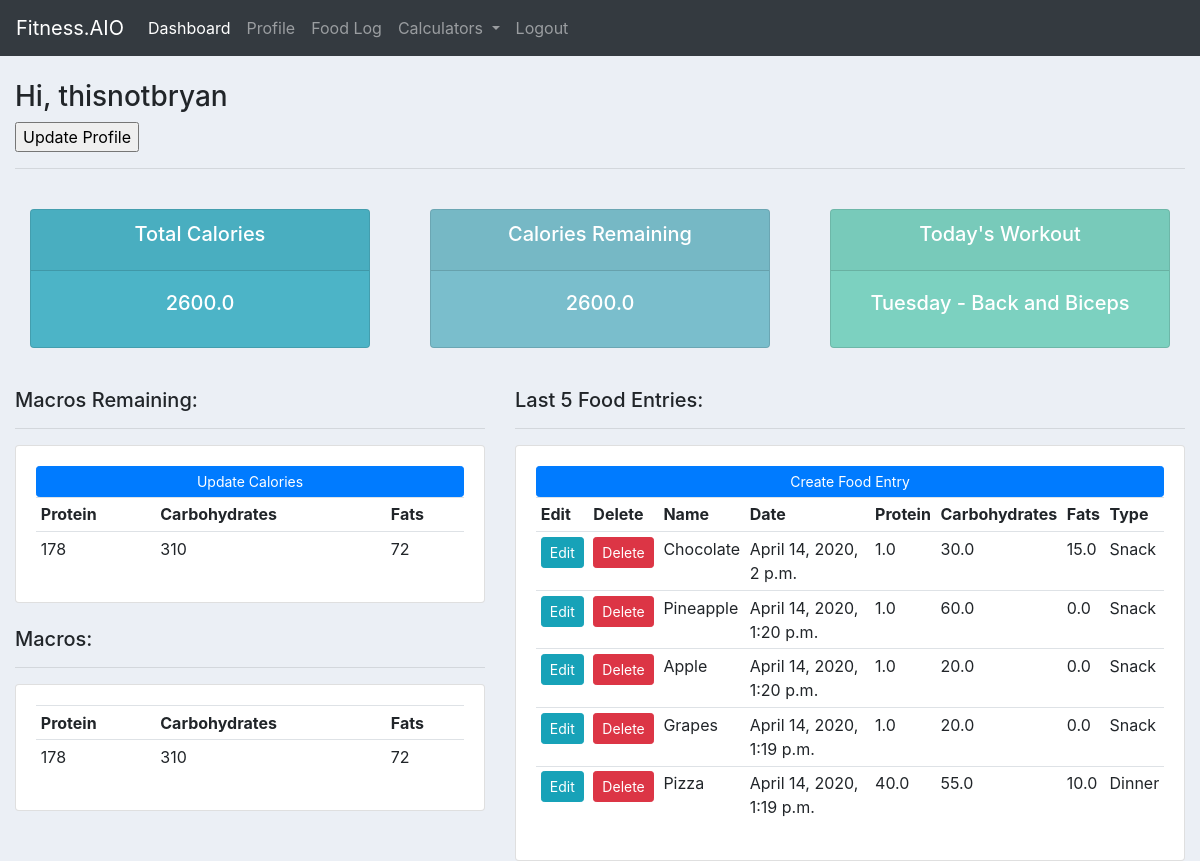
Before: / (signed in) with the older database file.
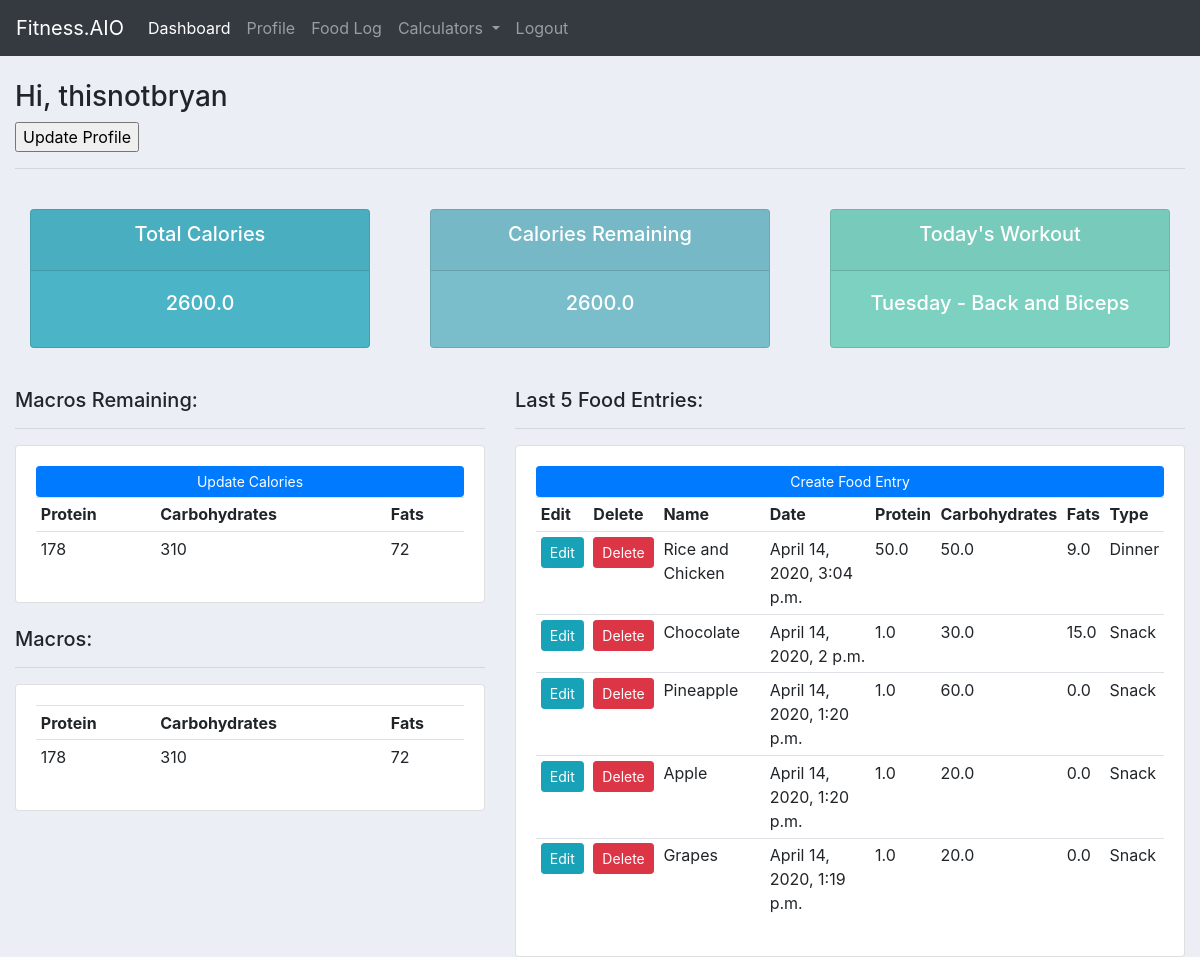
After: the same page with the newer database file.
### registration/models.py (models this page shows, shortened)
class Profile(models.Model):
    user = models.OneToOneField(User, on_delete=models.CASCADE, related_name ='profile')
    gender_choice = [
        ('Male', 'Male'),
        ('Female', 'Female')
    ]
    inches = models.IntegerField(default=0)
    feet = models.IntegerField(default=0)
    weight = models.DecimalField(max_digits=1000,decimal_places=1, default=0)
    calories = models.DecimalField(decimal_places=1, max_digits=10000, default=0)
    gender = models.CharField(max_length= 200, choices= gender_choice, default= 'Male')

### foodEntry/models.py (models this page shows, shortened)
class FoodItem(models.Model):
    TIME_EATEN = [
        ('Breakfast','Breakfast'),
        ('Lunch', 'Lunch'),
        ('Dinner', 'Dinner'),
        ('Snack','Snack')
    ]
    user = models.ForeignKey(User, null=True, on_delete=models.CASCADE)
    name = models.CharField(max_length = 200)
    date_added = models.DateTimeField(auto_now_add=True)
    calories = models.DecimalField(max_digits=10000, decimal_places=1)
    protein = models.DecimalField(max_digits=10000, decimal_places=1)
    fat = models.DecimalField(max_digits=10000, decimal_places=1)
    carbohydrates = models.DecimalField(max_digits=10000, decimal_places=1)
    time = models.CharField(max_length = 200, choices = TIME_EATEN, null = True)

### registration/views.py (the view)
# urls.py: 2. Add a URL to urlpatterns:  path('', views.home, name='home')
def home(request):
    if not request.user.is_authenticated:
        return render(request, 'home.html', {})
    else:
        profile = request.user.profile
        macros = dict()
        macros = macroCalc(float(profile.weight),'average',float(profile.calories))
        last_5Food = FoodItem.objects.filter(user=profile.user).order_by('-date_added')[:5]
        queryset = FoodItem.objects.filter(
            date_added__date=timezone.now().date())
        calsFromFood = calcRemainCalories(queryset, profile.calories,macros['protein'], macros['fat'], macros['carbs'])
        print(calsFromFood)
        context = {
            "userProfile" : profile,
            "carbs" : macros['carbs'],
            "fats" : macros['fat'],
            "protein" : macros['protein'],
            "last5Food" : last_5Food,
            "caloriesRemain" : calsFromFood['calsRemain'],
            "proteinRemain" : calsFromFood['proteinRemain'],
            "fatRemain" : calsFromFood['fatRemain'],
            "carbsRemain" : calsFromFood['carbsRemain']
        }
        return render(request, 'home.html', context)

### calculator/calcFuncs.py (called while the page is built)
def macroCalc(weight,choice,calories):
    macros = dict()
    if choice == 'seditary':
        bodyFat = .20
        proteinFactor = 1.3
    elif choice == 'average':
        bodyFat = .15
        proteinFactor = 1.4
    else:
        bodyFat = .12
        proteinFactor = 1.5
    lean_mass = 1 - bodyFat
    lean_body_mass = weight * lean_mass
    protein_macros = round(lean_body_mass * proteinFactor)
    fat_macros = round((calories * 0.25)/9)
    cur_calories = (protein_macros * 4) + (fat_macros * 9)
    carb_calories = calories - cur_calories
    carb_macros = round(carb_calories/4)
    macros['protein'] = protein_macros
    macros['fat'] = fat_macros
    macros['carbs'] = carb_macros
    return macros

def calcRemainCalories(foodlist, calories,protein,fat,carbs):
    value = 0
    proteinRemain = 0
    fatRemain = 0
    carbsRemain = 0
    for item in foodlist:
        value += item.calories
        proteinRemain += item.protein
        fatRemain += item.fat
        carbsRemain += item.carbohydrates
        print(item.protein, " ", item.fat, " ", item.carbohydrates)
    proteinRemain = protein - proteinRemain
    fatRemain = fat - fatRemain
    carbsRemain = carbs - carbsRemain
    value = calories - value
    calsDict = dict()
    calsDict['proteinRemain'] = proteinRemain
    calsDict['fatRemain'] = fatRemain
    calsDict['carbsRemain'] = carbsRemain
    calsDict['calsRemain'] = value
    return calsDict

### templates/home.html
{% extends 'base.html' %}
{% block content %}
<br>
{% if user.is_authenticated %}
<h3>Hi, {{user.username}}</h3>
<form action="{% url 'registration:update-calories' %} "><input type="submit" value="Update Profile"></form>
{% else %}
<h3>You are not logged in.</h3>
{% endif %}
<hr>
{% include 'status.html' %}
<br>
<div class="row">
    <div class="col-md-5">
        <h5>Macros Remaining:</h5>
        <hr>
        <div class="card card-body">
            <a class="btn btn-primary  btn-sm btn-block" href="{% url 'registration:update-calories' %}">Update Calories</a>
            <table class="table table-sm">
                <tr>
                    <th>Protein</th>
                    <th>Carbohydrates</th>
                    <th>Fats</th>
                </tr>
                {% if user.is_authenticated %}
                <tr>
                    <td>{{proteinRemain}}</td>
                    <td>{{carbsRemain}}</td>
                    <td>{{fatRemain}}</td>
                </tr>
                {% endif %}
            </table>
        </div>
        <br>
        <h5>Macros:</h5>
        <hr>
        <div class="card card-body">
            <table class="table table-sm">
                <tr>
                    <th>Protein</th>
                    <th>Carbohydrates</th>
                    <th>Fats</th>
                </tr>
                {% if user.is_authenticated %}
                <tr>
                    <td>{{protein}}</td>
                    <td>{{carbs}}</td>
                    <td>{{fats}}</td>
                </tr>
                {% endif %}
            </table>
        </div>
    </div>
    <div class="col-md-7">
        <h5>Last 5 Food Entries:</h5>
        <hr>
        <div class="card card-body">
            <a class="btn btn-primary  btn-sm btn-block" href="http://127.0.0.1:8000/foodEntry/create/">Create Food Entry</a>
            <table class="table table-sm">
                <tr>
                    <th>Edit</th>
                    <th>Delete</th>
                    <th>Name</th>
                    <th>Date</th>
                    <th>Protein</th>
                    <th>Carbohydrates</th>
                    <th>Fats</th>
                    <th>Type</th>
                </tr>
                {% if user.is_authenticated %}
                {% for foodItems in last5Food  %}
                <tr>
                    <td><a class= "btn btn-sm btn-info" href=" {% url 'update-food' foodItems.id%} ">Edit</a></td>
                    <td><a class= "btn btn-sm btn-danger" href="">Delete</a></td>
                    <td>{{foodItems.name}}</td>
                    <td>{{foodItems.date_added}}</td>
                    <td>{{foodItems.protein}}</td>
                    <td>{{foodItems.carbohydrates}}</td>
                    <td>{{foodItems.fat}}</td>
                    <td>{{foodItems.time}}</td>
                </tr>
                {% endfor %}
                {% endif %}
            </table>
        </div>
    </div>
</div>
{% endblock %}

### templates/base.html (shortened to what this page needs)
{% load static %}
<!DOCTYPE html>
<html lang="en">
<head>
    <link rel="stylesheet" href="https://stackpath.bootstrapcdn.com/bootstrap/4.3.1/css/bootstrap.min.css"
>
    <link rel="stylesheet" href="{% static 'css/main.css' %}" type="text/css">
</head>
<body>
    {% include 'navbar.html'%}
    <div class="container-fluid">
        {% block content %}
        {% endblock %}
    </div>
</body>
</html>

### templates/navbar.html (shortened to what this page needs)
<nav class="navbar navbar-expand-lg navbar-dark bg-dark">
    <a class="navbar-brand" href="{% url 'homeView' %}">Fitness.AIO</a>
    <div class="collapse navbar-collapse" id="navbarNavDropdown">
        <ul class="navbar-nav">
            <li class="nav-item active">
                <a class="nav-link" href="{% url 'homeView' %}">Dashboard <span class="sr-only">(current)</span></a>
            </li>
            <li class="nav-item">
                <a class="nav-link" href="{% url 'profile-page' %}">Profile</a>
            </li>
            <li class="nav-item">
                <a class="nav-link" href="#">Food Log</a>
            </li>
            <li class="nav-item dropdown">
                <a class="nav-link dropdown-toggle" href="#" id="navbarDropdownMenuLink" data-toggle="dropdown"
                    aria-haspopup="true" aria-expanded="false">
                    Calculators
                </a>
            </li>
            {% if user.is_authenticated %}
                <li class="nav-item">
                    <a class="nav-link" href="{% url 'registration:logout' %}">Logout</a>
                </li>
            {% else %}
            <li class="nav-item">
                <a class="nav-link" href="{% url 'login' %}">Login</a>
            </li>
            {% endif %}
        </ul>
    </div>
</nav>

### templates/status.html (shortened to what this page needs)
<br>
<div class="row">
    <div class="col">
        <div class="col-md">
            <div class="card text-center text-white  mb-3" id="total-orders">
                <div class="card-header">
                    <h5 class="card-title">Total Calories</h5>
                </div>
                <div class="card-body">
                    <h5>{{user.profile.calories}}</h5>
                </div>
            </div>
        </div>
    </div>
    <div class="col">
        <div class="col-md">
            <div class="card text-center text-white  mb-3" id="orders-delivered">
                <div class="card-header">
                    <h5 class="card-title">Calories Remaining</h5>
                </div>
                <div class="card-body">
                    <h5>{{caloriesRemain}} </h5>
                </div>
            </div>
        </div>
    </div>
    <div class="col">
        <div class="col-md">
            <div class="card text-center text-white  mb-3" id="orders-pending">
                <div class="card-header">
                    <h5 class="card-title">Today's Workout</h5>
                </div>
                <div class="card-body">
                    {% now "l" as current_day %}
                    {% if current_day == 'Monday' %}
                    <h5>{{current_day}} - Chest and Triceps</h5>
                    {% elif current_day == 'Tuesday' %}
                    <h5>{{current_day}} - Back and Biceps</h5>
                    {% elif current_day == 'Wednesday' %}
                    <h5>{{current_day}} - Legs</h5>
                    {% elif current_day == 'Thursday' %}
                    <h5>{{current_day}} - Rest</h5>
                    {% elif current_day == 'Friday' %}
                    <h5>{{current_day}} - Cardio</h5>
                    {% elif current_day == 'Saturday' %}
                    <h5>{{current_day}} - Shoulders and Arms</h5>
                    {% elif current_day == 'Sunday' %}
                    <h5>{{current_day}} - Rest</h5>
                    {% endif %}
                </div>
            </div>
        </div>
    </div>
</div>

### static/css/main.css (style rules this page uses)
body { background-color: #ebeff5; }
#total-orders { background-color: #4cb4c7; }
#orders-delivered { background-color: #7abecc; }
#orders-pending { background-color: #7CD1C0; }

Changed rows visible on the page:
no longer on this page (row unchanged): FoodItem: name "Pizza", date_added "April 14, 2020, 1:19 p.m.", protein "40.0", carbohydrates "55.0", fat "10.0", time "Dinner"
added FoodItem: name "Rice and Chicken", date_added "April 14, 2020, 3:04 p.m.", protein "50.0", carbohydrates "50.0", fat "9.0", time "Dinner"
